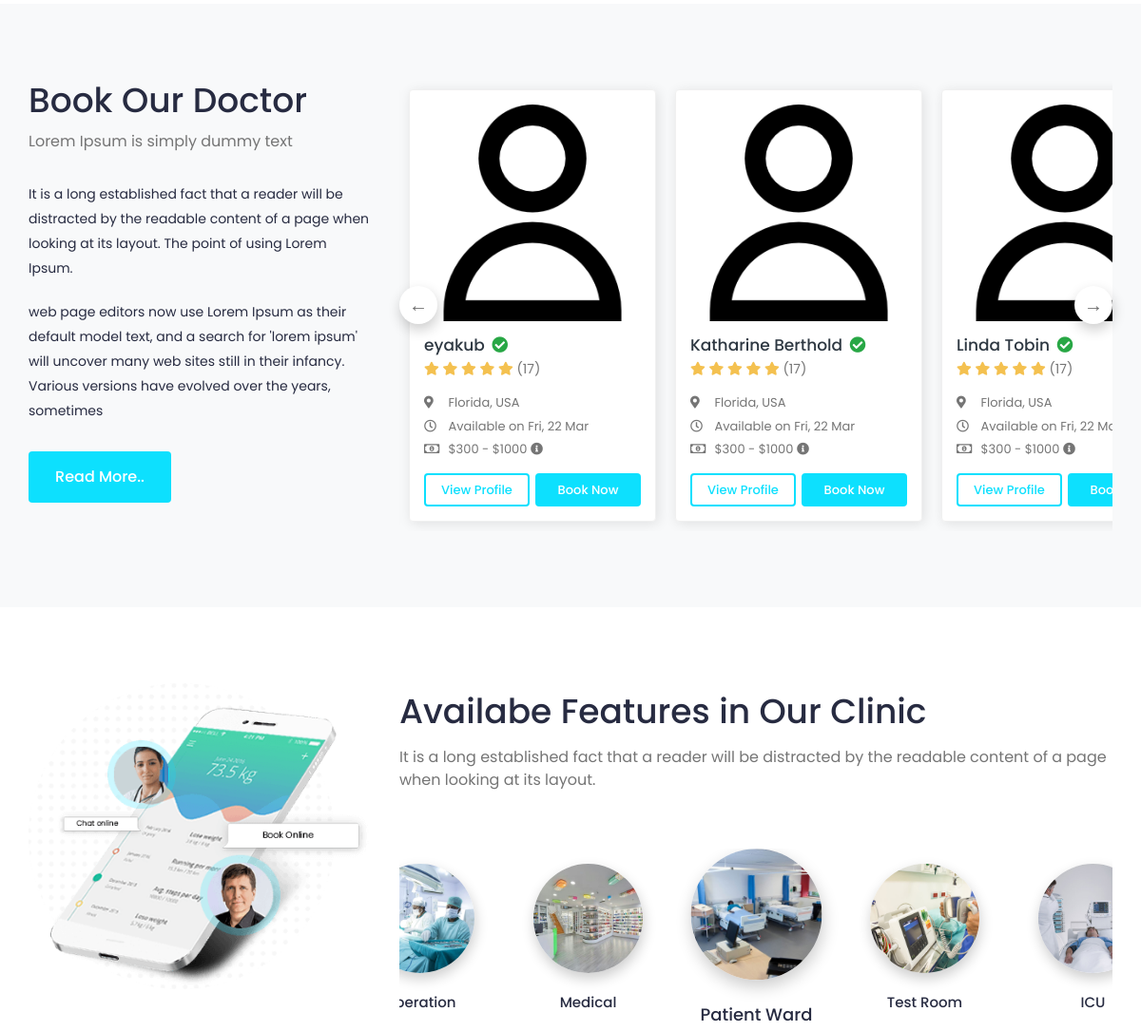
The app's page / (middle part), older data.
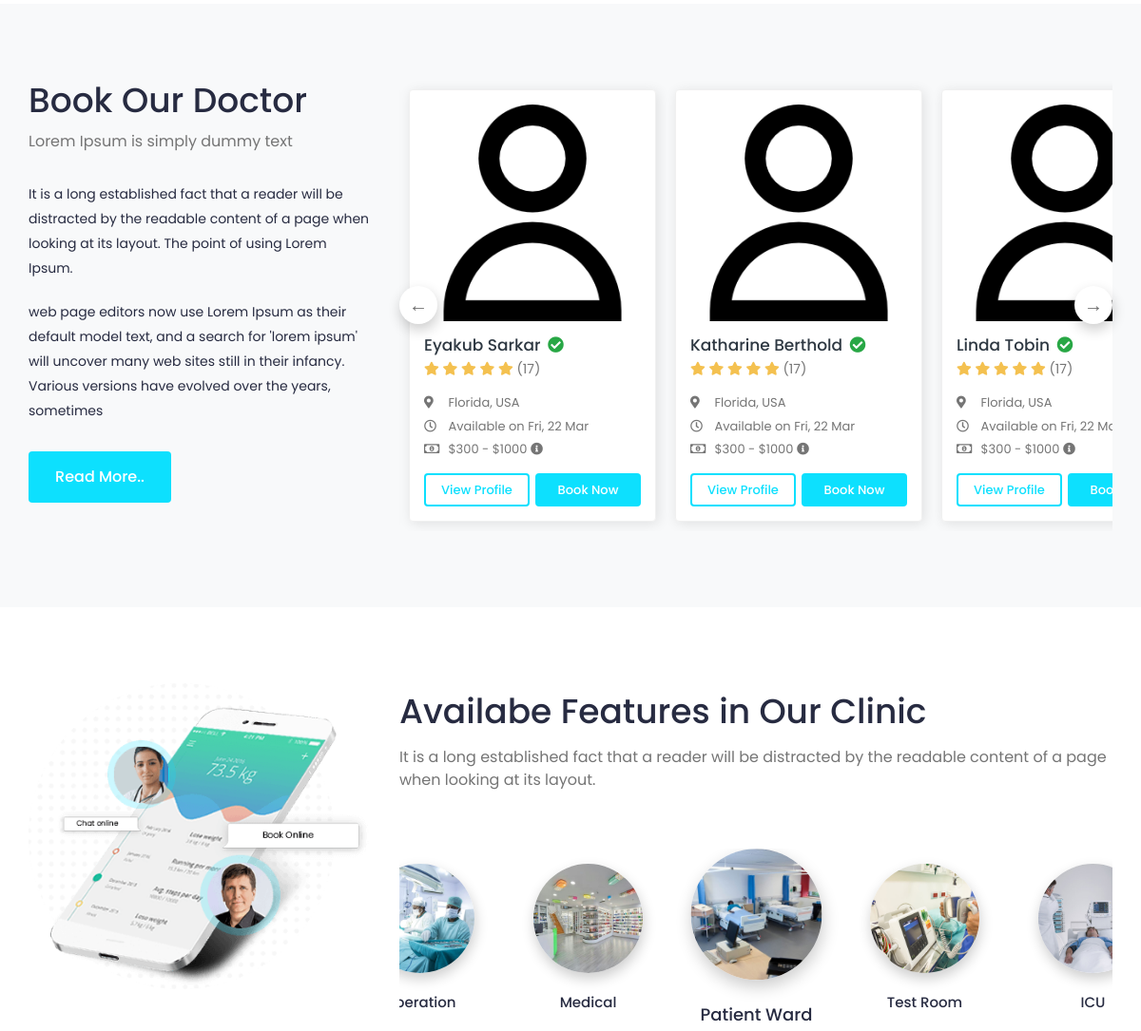
The same page, newer data.
### accounts/models.py (models this page shows, shortened)
class User(AbstractUser):
    username = models.CharField(max_length=30, unique=True)
    role = models.CharField(
        choices=ROLE,
        max_length=20,
        default="patient",
        error_messages={"required": "Role must be provided"},
    )
    email = models.EmailField(
        blank=True,
        error_messages={
            "unique": "A user with that email already exists.",
        },
    )
    first_name = models.CharField(max_length=150, blank=True)
    last_name = models.CharField(max_length=150, blank=True)
    USERNAME_FIELD = "username"
    REQUIRED_FIELDS = []
    objects = CustomUserManager()
    def get_full_name(self):
        full_name = "%s %s" % (self.first_name, self.last_name)
        return full_name.strip() or self.username

class Profile(models.Model):
    user = models.OneToOneField(
        User, on_delete=models.CASCADE, related_name="profile"
    )
    avatar = models.ImageField(
        default="defaults/user.png", upload_to=profile_photo_directory_path
    )
    @property
    def image(self):
        return (
            self.avatar.url
            if self.avatar.storage.exists(self.avatar.name)
            else "{}defaults/user.png".format(settings.MEDIA_URL)
        )

### core/views.py (the view)
# urls.py: path("", home, name="home"),
def home(request: HttpRequest) -> HttpResponse:
    doctors = (
        User.objects.select_related("profile")
        .filter(role="doctor")
        .filter(is_superuser=False)
    )
    return render(request, "home.html", {"doctors": doctors})

### templates/home.html (shortened to what the changed rows need)
{% extends 'base.html' %}
{% load static %}
{% block content %}
    <section class="section section-doctor">
        <div class="container-fluid">
            <div class="row">
                <div class="col-lg-4">
                    <div class="section-header ">
                        <h2>Book Our Doctor</h2>
                    </div>
                </div>
                <div class="col-lg-8">
                    <div class="doctor-slider slider">
                        {% for doctor in doctors %}
                            <div class="profile-widget">
                                <div class="doc-img">
                                    <a href="#">
                                        <img class="img-fluid" alt="User Image" src="{{ doctor.profile.image }}">
                                    </a>
                                </div>
                                <div class="pro-content">
                                    <h3 class="title">
                                        <a href="">{{ doctor.get_full_name }}</a>
                                        <i class="fas fa-check-circle verified"></i>
                                    </h3>
                                    <div class="rating">
                                        <i class="fas fa-star filled"></i>
                                        <i class="fas fa-star filled"></i>
                                        <i class="fas fa-star filled"></i>
                                        <i class="fas fa-star filled"></i>
                                        <i class="fas fa-star filled"></i>
                                        <span class="d-inline-block average-rating">(17)</span>
                                    </div>
                                    <ul class="available-info">
                                        <li>
                                            <i class="fas fa-map-marker-alt"></i> Florida, USA
                                        </li>
                                        <li>
                                            <i class="far fa-clock"></i> Available on Fri, 22 Mar
                                        </li>
                                        <li>
                                            <i class="far fa-money-bill-alt"></i> $300 - $1000
                                            <i class="fas fa-info-circle" data-toggle="tooltip" title="Lorem Ipsum"></i>
                                        </li>
                                    </ul>
                                    <div class="row row-sm">
                                        <div class="col-6">
                                            <a href="{% url 'doctors:doctor-profile' doctor.username %}" class="btn view-btn">View Profile</a>
                                        </div>
                                        <div class="col-6">
                                            <a href="{% url 'bookings:doctor-booking-view' doctor.username %}" class="btn book-btn">Book Now</a>
                                        </div>
                                    </div>
                                </div>
                            </div>
                        {% endfor %}
                    </div>
                </div>
            </div>
        </div>
    </section>
    <section class="section section-features">
        <div class="container-fluid">
            <div class="row">
                <div class="col-md-8">
                    <div class="section-header">
                        <h2 class="mt-2">Availabe Features in Our Clinic</h2>
                    </div>
                </div>
            </div>
        </div>
    </section>
{% endblock %}

Row changes from the older to the newer data that the page shows:
changed User: get_full_name "eyakub" → "Eyakub Sarkar"
